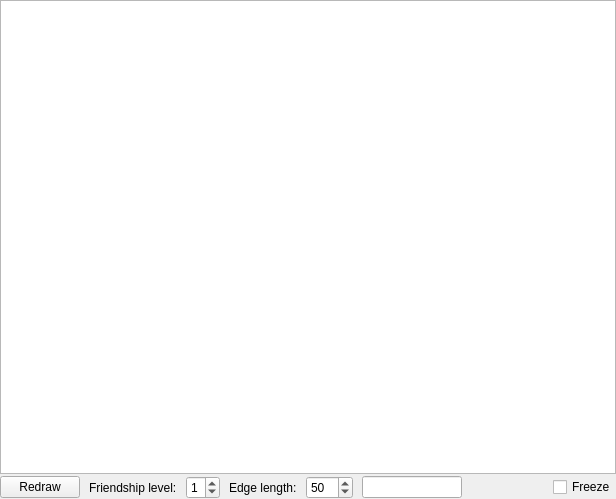
<?xml version="1.0" encoding="UTF-8"?>
<ui version="4.0">
 <class>NetworkView</class>
 <widget class="QWidget" name="NetworkView">
  <property name="geometry">
   <rect>
    <x>0</x>
    <y>0</y>
    <width>616</width>
    <height>499</height>
   </rect>
  </property>
  <layout class="QGridLayout">
   <property name="leftMargin">
    <number>0</number>
   </property>
   <property name="topMargin">
    <number>0</number>
   </property>
   <property name="rightMargin">
    <number>0</number>
   </property>
   <property name="bottomMargin">
    <number>0</number>
   </property>
   <property name="horizontalSpacing">
    <number>6</number>
   </property>
   <property name="verticalSpacing">
    <number>2</number>
   </property>
   <item row="0" column="0">
    <widget class="GraphWidget" name="graphicsView"/>
   </item>
   <item row="1" column="0">
    <layout class="QGridLayout">
     <property name="horizontalSpacing">
      <number>9</number>
     </property>
     <property name="verticalSpacing">
      <number>6</number>
     </property>
     <item row="0" column="3">
      <widget class="QLabel" name="label_3">
       <property name="text">
        <string>Edge length:</string>
       </property>
      </widget>
     </item>
     <item row="0" column="7">
      <widget class="QCheckBox" name="freezeCheckBox">
       <property name="text">
        <string>Freeze</string>
       </property>
      </widget>
     </item>
     <item row="0" column="6">
      <spacer>
       <property name="orientation">
        <enum>Qt::Horizontal</enum>
       </property>
       <property name="sizeHint" stdset="0">
        <size>
         <width>391</width>
         <height>23</height>
        </size>
       </property>
      </spacer>
     </item>
     <item row="0" column="2">
      <widget class="QSpinBox" name="maxFriendLevelSB">
       <property name="minimum">
        <number>0</number>
       </property>
       <property name="maximum">
        <number>2</number>
       </property>
       <property name="value">
        <number>1</number>
       </property>
      </widget>
     </item>
     <item row="0" column="1">
      <widget class="QLabel" name="label_2">
       <property name="text">
        <string>Friendship level:</string>
       </property>
      </widget>
     </item>
     <item row="0" column="4">
      <widget class="QSpinBox" name="edgeLengthSB">
       <property name="minimum">
        <number>10</number>
       </property>
       <property name="maximum">
        <number>200</number>
       </property>
       <property name="value">
        <number>50</number>
       </property>
      </widget>
     </item>
     <item row="0" column="0">
      <widget class="QPushButton" name="refreshButton">
       <property name="text">
        <string>Redraw</string>
       </property>
      </widget>
     </item>
     <item row="0" column="5">
      <widget class="QLineEdit" name="nameBox">
       <property name="minimumSize">
        <size>
         <width>100</width>
         <height>0</height>
        </size>
       </property>
      </widget>
     </item>
    </layout>
   </item>
  </layout>
 </widget>
 <customwidgets>
  <customwidget>
   <class>GraphWidget</class>
   <extends>QGraphicsView</extends>
   <header>gui/elastic/graphwidget.h</header>
  </customwidget>
 </customwidgets>
 <resources/>
 <connections/>
</ui>
